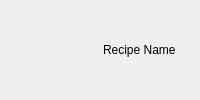
<?xml version="1.0" encoding="UTF-8"?>
<ui version="4.0">
  <class>RecipeCardWidget</class>
  <widget class="QWidget" name="RecipeCardWidget">
    <property name="geometry">
      <rect>
        <x>0</x>
        <y>0</y>
        <width>200</width>
        <height>100</height>
      </rect>
    </property>
    <property name="windowTitle">
      <string>RecipeCardWidget</string>
    </property>
    <layout class="QHBoxLayout" name="horizontalLayout">
      <item>
        <widget class="QLabel" name="recipeImageLabel">
          <property name="geometry">
            <rect>
              <x>10</x>
              <y>10</y>
              <width>80</width>
              <height>80</height>
            </rect>
          </property>
          <property name="scaledContents">
            <bool>true</bool>
          </property>
        </widget>
      </item>
      <item>
        <layout class="QVBoxLayout" name="verticalLayout">
          <item>
            <widget class="QLabel" name="recipeLabel">
              <property name="geometry">
                <rect>
                  <x>0</x>
                  <y>0</y>
                  <width>120</width>
                  <height>20</height>
                </rect>
              </property>
              <property name="text">
                <string>Recipe Name</string>
              </property>
            </widget>
          </item>
        </layout>
      </item>
    </layout>
  </widget>
  <resources/>
  <connections/>
</ui>
